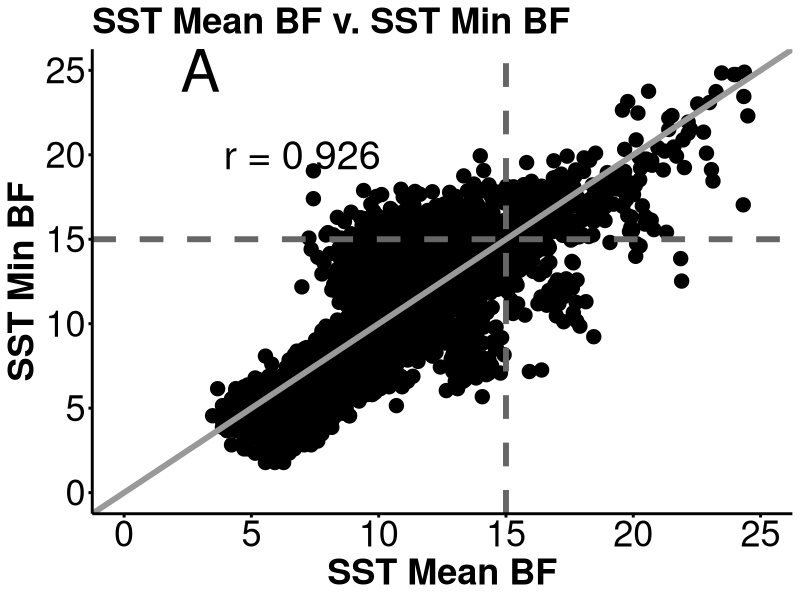
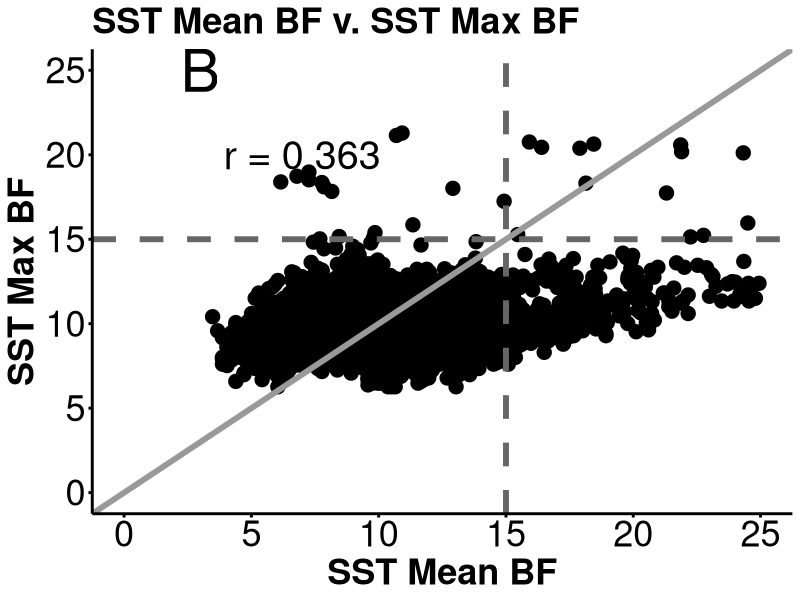
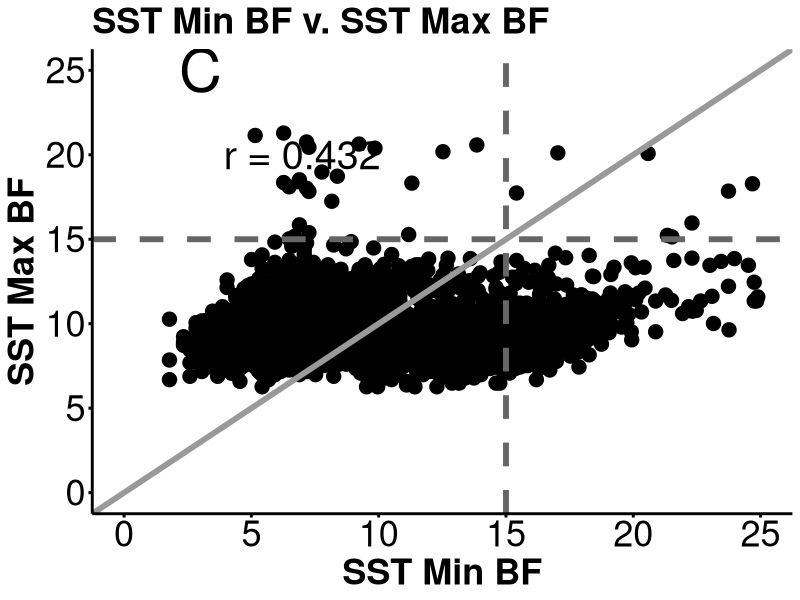
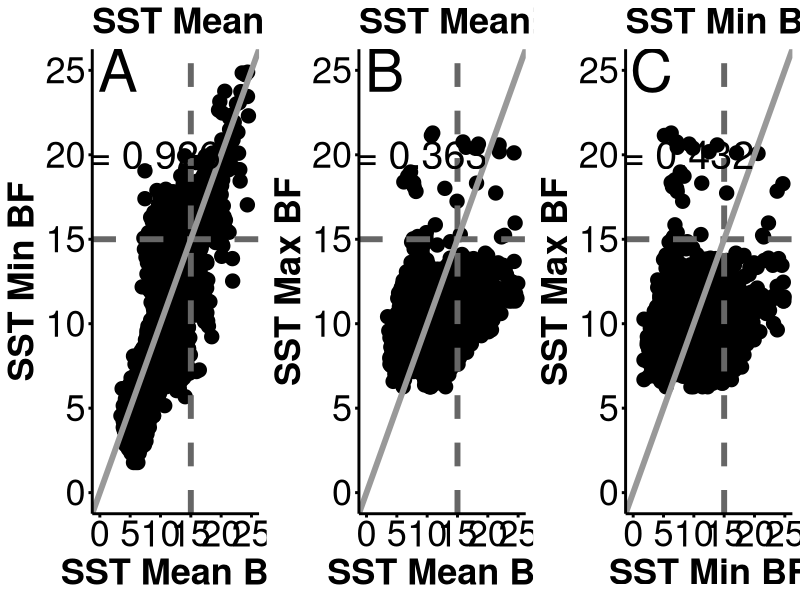

Generate these figures, in order, with R: (Note: this script raises an error after producing the figures.)
############################################# Script for creating Bayes Factors Correlation Plots #################################################

#includes BFs v. BFs plots for different environmental factors (SST variables)
#includes BFs. v. XtX plots for SST variables

#################################################################################################################################################

######## Set-up ########

#set working directory
setwd("C:/Users/Rene/Dropbox/Pinsky_Lab/Transcriptome_Proj/R_scripts/A_clarkii_transcriptomics/")
getwd()

remove(list = ls())

#load libraries
library(readr)
library(tidyverse)
library(gridExtra)

#read in data
BFs <- read_csv("BF_total_mac2.csv", col_names = TRUE)
#BFs <- read_csv("BF_total_allsnps.csv", col_names = TRUE)

################################################################################################################################################

######## BFs scatter plots ########

#correlation statistics
SSTMean_SSTMin_r <- cor(BFs$SST_Mean, BFs$SST_Min)
SSTMean_SSTMax_r <- cor(BFs$SST_Max, BFs$SST_Mean)
SSTMax_SSTMin_r <- cor(BFs$SST_Max, BFs$SST_Min)

#SSTmean v. SSTmin plot
SSTmean_SSTmin_plot <- ggplot(data = BFs, aes(x = SST_Mean, y = SST_Min)) + geom_point(aes(size = 0.5)) + 
  geom_hline(yintercept = 15, size = 2, linetype = "dashed", color = "#666666") + 
  geom_vline(xintercept = 15, size = 2, linetype = "dashed", color = "#666666") + 
  geom_abline(intercept = 0, slope = 1, size = 2, color = "#999999") + 
  annotate("text", x = 7, y = 20, label = "r = 0.926", size = 10) + 
  annotate("text", x = 3, y = 25, label = "A", size = 15)
SSTmean_SSTmin_annotated_plot <- SSTmean_SSTmin_plot + ggtitle("SST Mean BF v. SST Min BF") + labs(x = "SST Mean BF", y = "SST Min BF") + 
  theme_bw() + theme(panel.border = element_blank(), panel.grid.major = element_blank(), panel.grid.minor = element_blank(), 
                     axis.line = element_line(size = 1), plot.title = element_text(size = 26, face = "bold"), 
                     axis.ticks = element_line(color = "black", size = 1), axis.text = element_text(size = 26, color = "black"), 
                     axis.title = element_text(size = 26, face = "bold"), legend.position = "none") + 
  scale_y_continuous(limits = c(0, 25)) + scale_x_continuous(limits = c(0, 25))
SSTmean_SSTmin_annotated_plot

#SSTmean v. SSTmax plot
SSTmean_SSTmax_plot <- ggplot(data = BFs, aes(x = SST_Mean, y = SST_Max)) + geom_point(aes(size = 0.5)) + 
  geom_hline(yintercept = 15, size = 2, linetype = "dashed", color = "#666666") + 
  geom_vline(xintercept = 15, size = 2, linetype = "dashed", color = "#666666") + 
  geom_abline(intercept = 0, slope = 1, size = 2, color = "#999999") + 
  annotate("text", x = 7, y = 20, label = "r = 0.363", size = 10) + 
  annotate("text", x = 3, y = 25, label = "B", size = 15)
SSTmean_SSTmax_annotated_plot <- SSTmean_SSTmax_plot + ggtitle("SST Mean BF v. SST Max BF") + labs(x = "SST Mean BF", y = "SST Max BF") + 
  theme_bw() + theme(panel.border = element_blank(), panel.grid.major = element_blank(), panel.grid.minor = element_blank(), 
                     axis.line = element_line(size = 1), plot.title = element_text(size = 26, face = "bold"), 
                     axis.ticks = element_line(color = "black", size = 1), axis.text = element_text(size = 26, color = "black"), 
                     axis.title = element_text(size = 26, face = "bold"), legend.position = "none") + 
  scale_y_continuous(limits = c(0, 25)) + scale_x_continuous(limits = c(0, 25))
SSTmean_SSTmax_annotated_plot

#SSTmin v. SSTmax plot
SSTmin_SSTmax_plot <- ggplot(data = BFs, aes(x = SST_Min, y = SST_Max)) + geom_point(aes(size = 0.5)) + 
  geom_hline(yintercept = 15, size = 2, linetype = "dashed", color = "#666666") + 
  geom_vline(xintercept = 15, size = 2, linetype = "dashed", color = "#666666") + 
  geom_abline(intercept = 0, slope = 1, size = 2, color = "#999999") + 
  annotate("text", x = 7, y = 20, label = "r = 0.432", size = 10) + 
  annotate("text", x = 3, y = 25, label = "C", size = 15)
SSTmin_SSTmax_annotated_plot <- SSTmin_SSTmax_plot + ggtitle("SST Min BF v. SST Max BF") + labs(x = "SST Min BF", y = "SST Max BF") + 
  theme_bw() + theme(panel.border = element_blank(), panel.grid.major = element_blank(), panel.grid.minor = element_blank(), 
                     axis.line = element_line(size = 1), plot.title = element_text(size = 26, face = "bold"), 
                     axis.ticks = element_line(color = "black", size = 1), axis.text = element_text(size = 26, color = "black"), 
                     axis.title = element_text(size = 26, face = "bold"), legend.position = "none") + 
  scale_y_continuous(limits = c(0, 25)) + scale_x_continuous(limits = c(0, 25))
SSTmin_SSTmax_annotated_plot

BF_crrelation_all_plot <- grid.arrange(SSTmean_SSTmin_annotated_plot, SSTmean_SSTmax_annotated_plot, SSTmin_SSTmax_annotated_plot, ncol = 3)
BF_correlation_all_plot

###############################################################################################################################################

######## BF v. XtX scatter plots ########

#SSTmean v. XtX plot
SSTmean_XtX_plot <- ggplot(data = BFs, aes(x = SST_Mean, y = M_XtX)) + geom_point(aes(size = 0.5)) + 
  geom_hline(yintercept = 5.99, size = 2, color = "#666666", linetype = "dashed") + 
  geom_vline(xintercept = 15, size = 2, color = "#666666", linetype = "dashed") + 
  annotate("rect", xmin = 15, xmax = Inf, ymin = 5.99, ymax = Inf, fill = "darkolivegreen", alpha = 0.4) +
  annotate("text", x = 3, y = 10, label = "A", size = 15)
SSTmean_XtX_annotated_plot <- SSTmean_XtX_plot + labs(x = "SST Mean BF", y = "XtX") + 
  theme_bw() + theme(panel.border = element_blank(), panel.grid.major = element_blank(), panel.grid.minor = element_blank(), 
                     axis.line = element_line(size = 1), plot.title = element_text(size = 26, face = "bold"), 
                     axis.ticks = element_line(color = "black", size = 1), axis.text = element_text(size = 26, color = "black"), 
                     axis.title = element_text(size = 26, face = "bold"), legend.justification = c(1, 0), legend.position = c(0.85, 0.1), 
                     legend.text = element_text(size = 20), legend.title = element_text(size = 20)) + 
  scale_y_continuous(limits = c(0, 10)) + scale_x_continuous(limits = c(0, 30)) + 
  scale_color_manual(values = c("#CCCCCC", "#000000"), name = "Outlier", breaks = c("No", "Yes"), labels = c("No", "Yes")) + 
  scale_size(guide = "none") + guides(color = guide_legend(override.aes = list(size = 4)))
SSTmean_XtX_annotated_plot

#SSTmin v. XtX plot
SSTmin_XtX_plot <- ggplot(data = BFs, aes(x = BFs$SST_Min, y = BFs$M_XtX)) + geom_point(aes(size = 0.5)) + 
  geom_hline(yintercept = 5.99, size = 2, color = "#666666", linetype = "dashed") + 
  geom_vline(xintercept = 15, size = 2, color = "#666666", linetype = "dashed") + 
  annotate("rect", xmin = 15, xmax = Inf, ymin = 5.99, ymax = Inf, fill = "darkolivegreen", alpha = 0.4) +
  annotate("text", x = 3, y = 10, label = "B", size = 15)
SSTmin_XtX_annotated_plot <- SSTmin_XtX_plot + labs(x = "SST Min BF", y = "XtX") + 
  theme_bw() + theme(panel.border = element_blank(), panel.grid.major = element_blank(), panel.grid.minor = element_blank(), 
                     axis.line = element_line(size = 1), plot.title = element_text(size = 26, face = "bold"), 
                     axis.ticks = element_line(color = "black", size = 1), axis.text = element_text(size = 26, color = "black"), 
                     axis.title = element_text(size = 26, face = "bold"), legend.justification = c(1, 0), legend.position = c(0.85, 0.1), 
                     legend.text = element_text(size = 20), legend.title = element_text(size = 20)) + scale_y_continuous(limits = c(0, 10)) + scale_x_continuous(limits = c(0, 30)) + scale_color_manual(values = c("#CCCCCC", "#000000"), name  = "Outlier", breaks = c("No", "Yes"), labels = c("No", "Yes")) + scale_size(guide = "none") + guides(color = guide_legend(override.aes = list(size = 4)))
SSTmin_XtX_annotated_plot

#SSTmax v. XtX plot
SSTmax_XtX_plot <- ggplot(data = BFs, aes(x = SST_Max, y = M_XtX)) + geom_point(aes(size = 0.5)) + 
  geom_hline(yintercept = 5.99, size = 2, color = "#666666", linetype = "dashed") + 
  geom_vline(xintercept = 15, size = 2, color = "#666666", linetype = "dashed") + 
  annotate("rect", xmin = 15, xmax = Inf, ymin = 5.99, ymax = Inf, fill = "darkolivegreen", alpha = 0.4) + 
  annotate("text", x = 3, y = 10, label = "C", size = 15)
SSTmax_XtX_annotated_plot <- SSTmax_XtX_plot + labs(x = "SST Max BF", y = "XtX") + 
  theme_bw() + theme(panel.border = element_blank(), panel.grid.major = element_blank(), panel.grid.minor = element_blank(), 
                     axis.line = element_line(size = 1), plot.title = element_text(size = 26, face = "bold"), 
                     axis.ticks = element_line(color = "black", size = 1), axis.text = element_text(size = 26, color = "black"), 
                     axis.title = element_text(size = 26, face = "bold"), legend.justification = c(1, 0), legend.position = c(0.85,0.1), 
                     legend.text = element_text(size = 20), legend.title = element_text(size = 20)) + scale_y_continuous(limits = c(0, 10)) + scale_x_continuous(limits = c(0, 30)) + scale_color_manual(values = c("#CCCCCC", "#000000"), name = "Outlier", breaks = c("No", "Yes"), labels = c("No", "Yes")) + scale_size(guide = "none") + guides(color = guide_legend(override.aes = list(size = 4)))
SSTmax_XtX_annotated_plot

BF_XtX_all_plot <- grid.arrange(SSTmean_XtX_annotated_plot, SSTmin_XtX_annotated_plot, SSTmax_XtX_annotated_plot, ncol = 3)
BF_XtX_all_plot

#SSTmean v. fst plot
SSTmean_Fst_plot <- ggplot(data = BFs, aes(x = SST_Mean, y = fst)) + 
  geom_hline(yintercept = 0.15, size = 3, color = "#666666", linetype = "dashed") + 
  geom_vline(xintercept = 15, size = 3, color = "#666666", linetype = "dashed") + 
  geom_point(size = 8)
SSTmean_Fst_plot_annotated <- SSTmean_Fst_plot + labs(x = "SST Mean Bayes Factor", y = "Fst") + theme_bw() + 
  scale_y_continuous(limits = c(0, 0.45)) + scale_x_continuous(limits = c(0, 27)) + 
  theme(panel.border = element_blank(), panel.grid.major = element_blank(), panel.grid.minor = element_blank(),
        axis.line = element_line(size = 1), plot.title = element_blank(), 
        axis.ticks = element_line(color = "black", size = 1), axis.text = element_text(size = 35, color = "black"), 
        axis.title.x = element_text(size = 35, color = "black", face = "bold"), axis.title.y = element_text(size = 35, color = "black", face = "bold.italic"))
SSTmean_Fst_plot_annotated

#SSTmin v. fst plot
SSTmin_Fst_plot <- ggplot(data = BFs, aes(x = SST_Min, y = fst)) + 
  geom_hline(yintercept = 0.15, size = 3, color = "#666666", linetype = "dashed") + 
  geom_vline(xintercept = 15, size = 3, color = "#666666", linetype = "dashed") + 
  geom_point(size = 8)
SSTmin_Fst_plot_annotated <- SSTmin_Fst_plot + labs(x = "SST Min Bayes Factor", y = "Fst") + theme_bw() + 
  scale_y_continuous(limits = c(0, 0.45)) + scale_x_continuous(limits = c(0, 27)) + 
  theme(panel.border = element_blank(), panel.grid.major = element_blank(), panel.grid.minor = element_blank(),
        axis.line = element_line(size = 1), plot.title = element_blank(), 
        axis.ticks = element_line(color = "black", size = 1), axis.text = element_text(size = 35, color = "black"), 
        axis.title.x = element_text(size = 35, color = "dodgerblue4", face = "bold"), axis.title.y = element_text(size = 35, color = "black", face = "bold.italic"))
SSTmin_Fst_plot_annotated

#SSTmax v. fst plot
SSTmax_Fst_plot <- ggplot(data = BFs, aes(x = SST_Max, y = fst)) + 
  geom_hline(yintercept = 0.15, size = 3, color = "#666666", linetype = "dashed") + 
  geom_vline(xintercept = 15, size = 3, color = "#666666", linetype = "dashed") + 
  geom_point(size = 8)
SSTmax_Fst_plot_annotated <- SSTmax_Fst_plot + labs(x = "SST Max Bayes Factor", y = "Fst") + theme_bw() + 
  scale_y_continuous(limits = c(0, 0.45)) + scale_x_continuous(limits = c(0, 27)) + 
  theme(panel.border = element_blank(), panel.grid.major = element_blank(), panel.grid.minor = element_blank(),
        axis.line = element_line(size = 1), plot.title = element_blank(), 
        axis.ticks = element_line(color = "black", size = 1), axis.text = element_text(size = 35, color = "black"), 
        axis.title.x = element_text(size = 35, color = "firebrick4", face = "bold"), axis.title.y = element_text(size = 35, color = "black", face = "bold.italic"))
SSTmax_Fst_plot_annotated